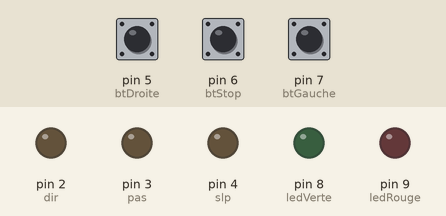
Simulated run of this sketch. Board: Arduino Uno, built with avr-gcc and run on an emulated ATmega328P. On the bench: output pins drawn as LEDs (lit = HIGH). Inputs (shaded band) come from the test bench; at power-on: pin 5 (btDroite) HIGH, pin 6 (btStop) HIGH, pin 7 (btGauche) HIGH.

Above: at 1.2 s.
1.3 s: pin 5 (btDroite) pulled LOW for 0.15 s
At 1.9 s:
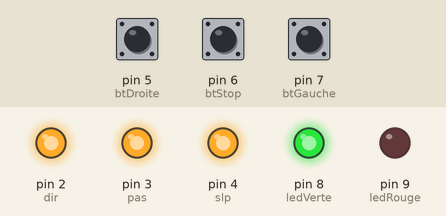
2.9 s: pin 6 (btStop) pulled LOW for 0.15 s
At 4.1 s:
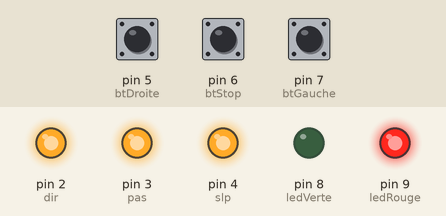
4.5 s: pin 7 (btGauche) pulled LOW for 0.15 s
At 5.2 s:
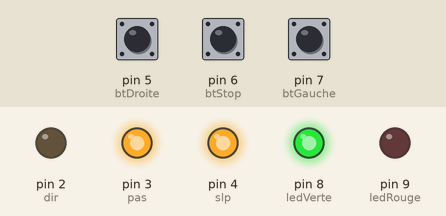
6.1 s: pin 6 (btStop) pulled LOW for 1 s
At 6.7 s:
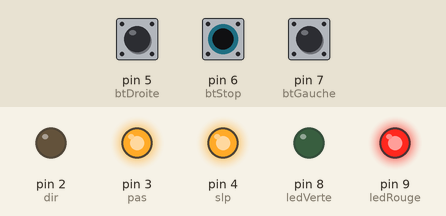
8.6 s: pin 6 (btStop) pulled LOW for 0.15 s
At 9.8 s:
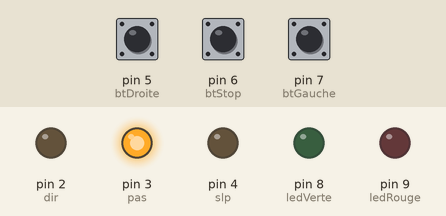
10.2 s: pin 5 (btDroite) pulled LOW for 1 s
At 11.9 s:
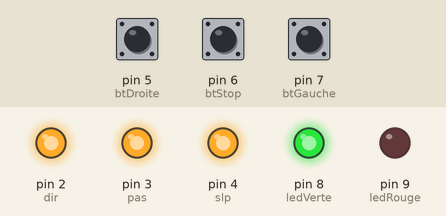
Timing chart, 0 to 13.4 s (numbered marks = the images above; inputs shaded):
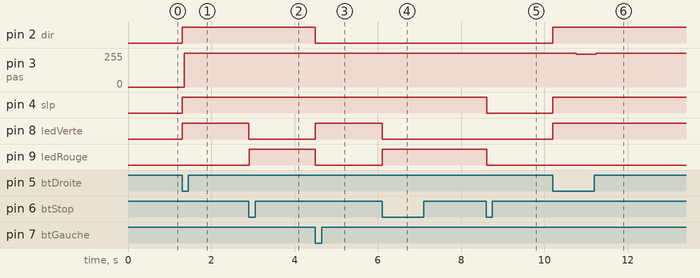

The sketch:

moteur-plateau.ino
```cpp
#define vitesseNormale  8
#define vitesseRapide   80
#define nbTourMaxMoteur 30

#define btGauche 7
#define btStop 6
#define btDroite 5
#define dir 2
#define pas 3
#define slp 4
#define ledRouge 9
#define ledVerte 8

unsigned long nbTourMax = nbTourMaxMoteur;
unsigned long  nbPasMax = 1600 * nbTourMax;
unsigned long  nbPas = nbPasMax / 2;  // Record the number of steps we've taken
int vitNormale = vitesseNormale; // ~tours par minutes
int vitRapide = vitesseRapide;
int normale = 18750 / vitNormale;
int rapide = 18750 / vitRapide;
int vitesse = 0;
int delaiBtRapide = 500;
unsigned long millisBtDroite = 0;
unsigned long millisBtGauche = 0;
bool ancienEtatBtDroite = LOW;
bool ancienEtatBtGauche = LOW;

bool droite = LOW;
bool gauche = LOW;
bool etatBtDroite = LOW;
bool etatBtGauche = LOW;
bool etatDroite = LOW;
bool etatGauche = LOW;
bool etatStop = LOW;
//bool start = 0;
int pause = 0;

void setup() {
  pinMode(btDroite, INPUT_PULLUP);
  pinMode(btStop, INPUT_PULLUP);
  pinMode(btGauche, INPUT_PULLUP);
  pinMode(dir, OUTPUT);
  pinMode(pas, OUTPUT);
  pinMode(slp, OUTPUT);
  pinMode(ledRouge, OUTPUT);
  pinMode(ledVerte, OUTPUT);
  digitalWrite(pas, LOW);
  digitalWrite(slp, LOW); //déactive les sorties du easydiver
  digitalWrite(ledRouge, LOW);
  digitalWrite(ledVerte, LOW);
}

void loop() {
  droite = !digitalRead(btDroite);
  if (droite != ancienEtatBtDroite) {
    millisBtDroite = millis();
  }
  gauche = !digitalRead(btGauche);
  if (gauche != ancienEtatBtGauche) {
    millisBtGauche = millis();
  }
  if (droite) {
    etatDroite = 1;
    etatGauche = 0;
    etatStop = 0;
    //start = 1;
    pause = 0;
    digitalWrite(dir, HIGH);
    digitalWrite(slp, HIGH);
  }
  if (gauche) {
    etatDroite = 0;
    etatGauche = 1;
    etatStop = 0;
    //start = 1;
    pause = 0;
    digitalWrite(dir, LOW);
    digitalWrite(slp, HIGH);
  }
  if (!digitalRead(btStop)) {
    etatDroite = 0;
    etatGauche = 0;
    etatStop = 1;
    digitalWrite(ledVerte, LOW);
    pause = pause + 1;
    delay(10);
    if (pause > 100) {
      digitalWrite(slp, LOW);
    }
  }
  if (digitalRead(slp) && etatStop) {
    digitalWrite(ledRouge, HIGH);
  } else {
    digitalWrite(ledRouge, LOW);
  }
  if (etatDroite || etatGauche && !etatStop) {
    digitalWrite(ledVerte, HIGH);
    // Check to see if we are at the end of our move
    if (nbPas == nbPasMax || nbPas == 0)
    {
      // We are! Reverse direction (invert DIR signal)
      if (digitalRead(dir) == LOW)
      {
        digitalWrite(dir, HIGH);
      }
      else
      {
        digitalWrite(dir, LOW);
      }
      delay(200);
    }
    if (digitalRead(dir) == LOW) {
      nbPas = nbPas - 1;   // record this step
    }
    else
    {
      nbPas = nbPas + 1;
    }
    if (droite && (millis() - millisBtDroite > delaiBtRapide)) {
    vitesse = rapide;
    etatBtDroite = droite;
  } else if (gauche && (millis() - millisBtGauche > delaiBtRapide)) {
    vitesse = rapide;
    etatBtGauche = gauche;
  } else {
    vitesse = normale;
  }
  digitalWrite(pas, LOW);
  delayMicroseconds(5);
  digitalWrite(pas, HIGH);
  delayMicroseconds(vitesse);
}
ancienEtatBtDroite = droite;
ancienEtatBtGauche = gauche;
}
```

Measured:
- after the input at 1.3 s, pin 2 (dir), pin 4 (slp), pin 8 (ledVerte): LOW → HIGH at once; pin 3 (pas): 0/255 → 254/255 at once
- after the input at 2.9 s, pin 3 (pas): 254/255 → 255/255 at once; pin 8 (ledVerte): HIGH → LOW at once; pin 9 (ledRouge): LOW → HIGH at once
- after the input at 4.5 s, pin 2 (dir), pin 9 (ledRouge): HIGH → LOW at once; pin 8 (ledVerte): LOW → HIGH at once
- after the input at 6.1 s, pin 8 (ledVerte): HIGH → LOW at once; pin 9 (ledRouge): LOW → HIGH at once
- after the input at 8.6 s, pin 4 (slp), pin 9 (ledRouge): HIGH → LOW at once
- after the input at 10.2 s, pin 2 (dir), pin 4 (slp), pin 8 (ledVerte): LOW → HIGH at once; pin 3 (pas): 255/255 → 247/255 after 0.56 s, → 254/255 0.48 s later
